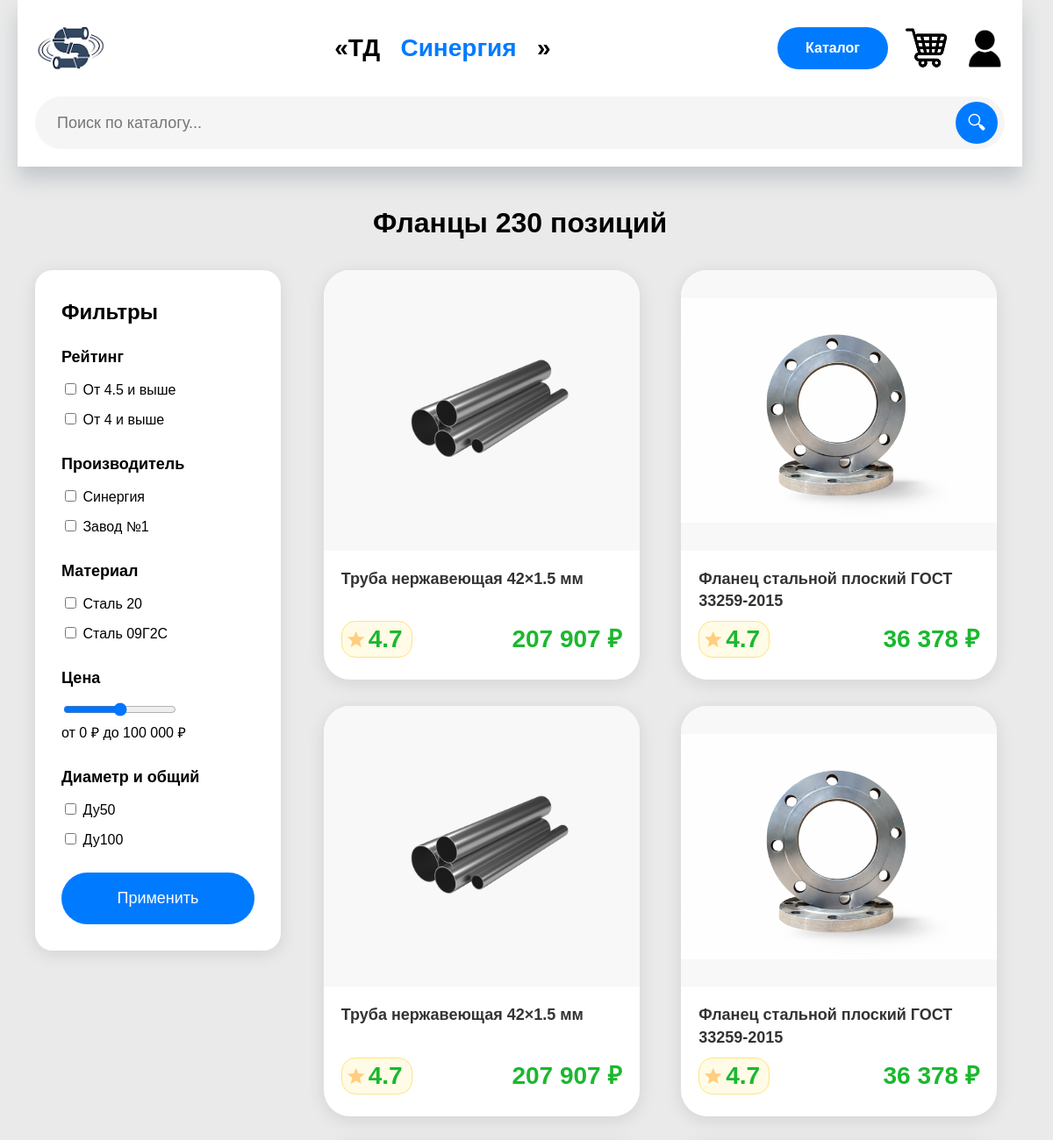
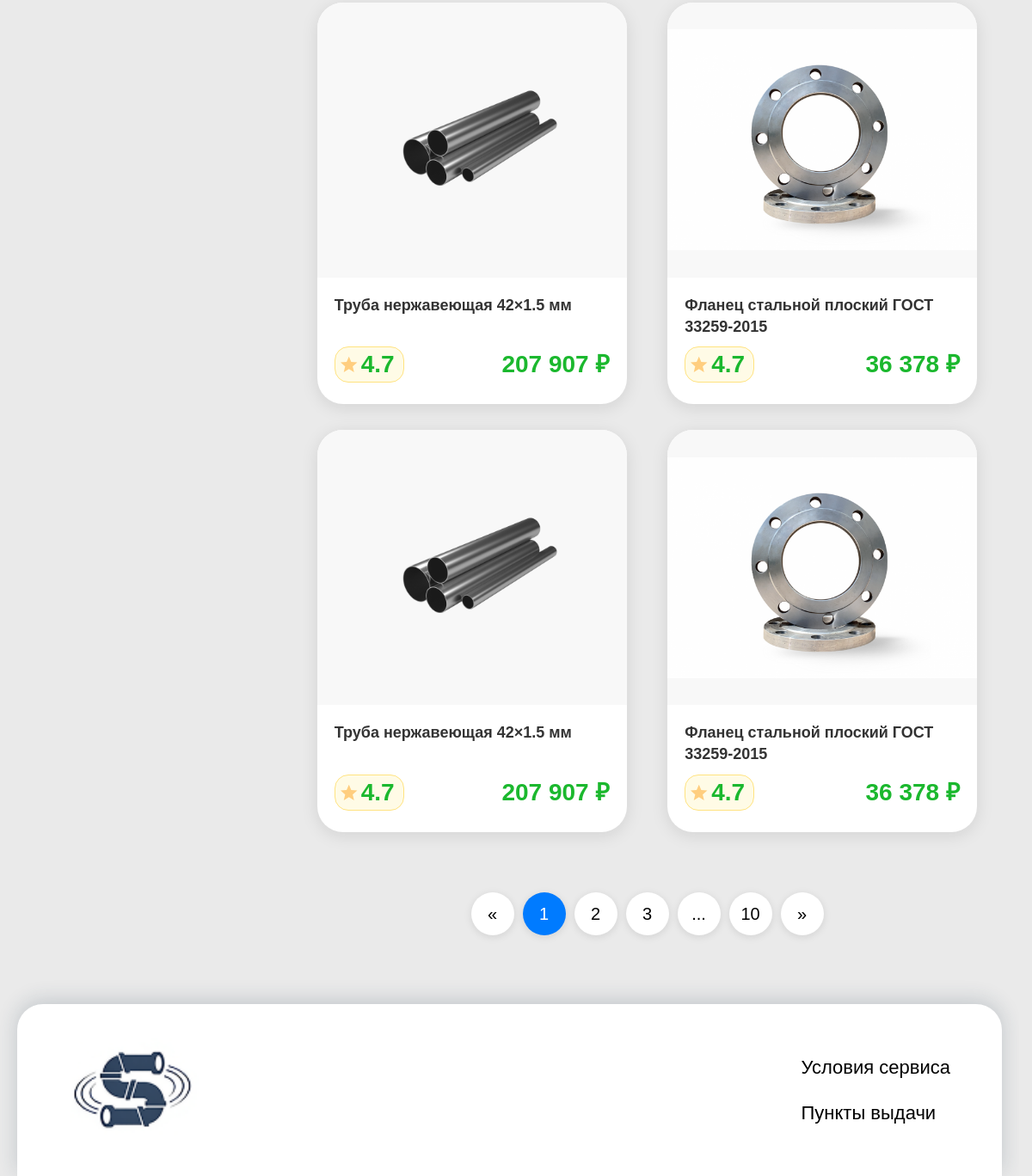
The app's page /pages/catalog.php with its own data (2 pictures, top to bottom).
### tables this page shows
CREATE TABLE `products` (
  `id` int NOT NULL,
  `name` varchar(255) NOT NULL,
  `description` text,
  `price` decimal(12,2) NOT NULL,
  `image` varchar(255) DEFAULT NULL,
  `category_id` int DEFAULT NULL,
  `quantity` int DEFAULT '0',
  `du` varchar(50) DEFAULT NULL,
  `material` varchar(100) DEFAULT NULL,
  `created_at` datetime DEFAULT CURRENT_TIMESTAMP
);

### inc/functions.php (called while the page is built, shortened)
<?php
if (!function_exists('is_logged_in')) {
    function is_logged_in() {
        return isset($_SESSION['user_id']);
    }
    function escape($string) {
        return htmlspecialchars($string, ENT_QUOTES, 'UTF-8');
    }
}
?>

### pages/catalog.php (the view, shortened to what this page needs)
<?php require_once '../inc/functions.php';
?>
<!DOCTYPE html>
<html lang="ru">
<head>
    <link rel="stylesheet" href="../style/normalize.css">
    <link rel="stylesheet" href="../style/style.css">
</head>
<body>
    <div id="main_container">
        <?php include("../blocks/header.php"); ?>
        <section id="catalog_page">
            <h1 class="catalog_title">Фланцы 230 позиций</h1>
            <div class="catalog_wrapper">
                <div class="filters_sidebar">
                    <h3>Фильтры</h3>
                    <div class="filter_group">
                        <h4>Рейтинг</h4>
                        <label><input type="checkbox"> От 4.5 и выше</label>
                        <label><input type="checkbox"> От 4 и выше</label>
                    </div>
                    <div class="filter_group">
                        <h4>Производитель</h4>
                        <label><input type="checkbox"> Синергия</label>
                        <label><input type="checkbox"> Завод №1</label>
                    </div>
                    <div class="filter_group">
                        <h4>Материал</h4>
                        <label><input type="checkbox"> Сталь 20</label>
                        <label><input type="checkbox"> Сталь 09Г2С</label>
                    </div>
                    <div class="filter_group">
                        <h4>Цена</h4>
                        <input type="range" min="0" max="100000" value="50000">
                        <p>от 0 ₽ до 100 000 ₽</p>
                    </div>
                    <div class="filter_group">
                        <h4>Диаметр и общий</h4>
                        <label><input type="checkbox"> Ду50</label>
                        <label><input type="checkbox"> Ду100</label>
                    </div>
                    <button class="btn_apply_filters">Применить</button>
                </div>
                <div class="catalog_products">
                    <? $stmt = $pdo->query("SELECT id, name, price, image FROM products ORDER BY id DESC LIMIT 12");
                    while ($p = $stmt->fetch()): ?>
                        <form method="POST" class="card_product">
                            <div class="product_first">
                                <img src="../uploads/<?= $p['image'] ?: 'no-photo.jpg' ?>" alt="<?= escape($p['name']) ?>">
                            </div>
                            <div class="product_second">
                                <p><?= escape($p['name']) ?></p>
                            </div>
                            <div class="product_last">
                                <div class="rating">
                                    <img src="../image/star.svg" alt="">
                                    <h1>4.7</h1>
                                </div>
                                <h1><?= number_format($p['price'], 0, '', ' ') ?> ₽</h1>
                            </div>
                        </form>
                    <?php endwhile; ?>
                    <div class="pagination">
                        <button>«</button>
                        <button class="active">1</button>
                        <button>2</button>
                        <button>3</button>
                        <button>...</button>
                        <button>10</button>
                        <button>»</button>
                    </div>
                </div>
            </div>
        </section>
        <?php include("../blocks/footer.php"); ?>
    </div>
</body>
</html>

### blocks/header.php (shortened to what this page needs)
<div id="container_header">
    <a href="main.php"><img src="../image/logo.png" alt="Logo"></a>
    <h1>«ТД &nbsp; <span style="color: #007BFF">Синергия</span>  &nbsp; »</h1>
    <div class="search_h">
        <input type="text" placeholder="Поиск по каталогу...">
        <button>🔍︎</button>
    </div>
    <div class="menu_h">
    <a href="../pages/catalog.php" class="catalog_btn">Каталог</a>
    <a href="../pages/basket.php" class="basket_link">
        <img src="../image/basket.png" alt="Корзина">
    </a>
    <?php if (is_logged_in()): ?>
        <a href="../pages/lk.php" title="Личный кабинет">
            <img src="../image/person.png" alt="Личный кабинет" class="profile_icon">
        </a>
    <?php else: ?>
        <a href="../pages/login.php" title="Войти">
            <img src="../image/person.png" alt="Войти" class="profile_icon">
        </a>
    <?php endif; ?>
</div>
</div>

### blocks/footer.php
<footer id="container_footer">
    <img src="../image/logo.png" alt="Logo">
    <div>
        <a href="terms_of_service.php">Условия сервиса</a>
        <a href="maps.php">Пункты выдачи</a>
    </div>
</footer>

### records on screen
products: image (picture), name "Труба нержавеющая 42×1.5 мм", price "207 907"
products: image (picture), name "Фланец стальной плоский ГОСТ 33259-2015", price "36 378"
products: image (picture), name "Труба нержавеющая 42×1.5 мм", price "207 907"
products: image (picture), name "Фланец стальной плоский ГОСТ 33259-2015", price "36 378"
products: image (picture), name "Труба нержавеющая 42×1.5 мм", price "207 907"
products: image (picture), name "Фланец стальной плоский ГОСТ 33259-2015", price "36 378"
products: image (picture), name "Труба нержавеющая 42×1.5 мм", price "207 907"
products: image (picture), name "Фланец стальной плоский ГОСТ 33259-2015", price "36 378"
